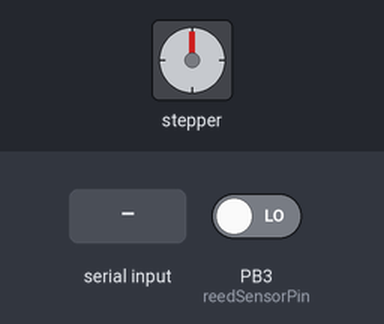
Simulated run of this sketch. Board: ATtiny85, built with avr-gcc and run on an emulated ATtiny85. Parts: stepper motor. The inputs (shaded band) are chosen by the test bench; at power-on: PB3 (reedSensorPin) LOW. Stepper angles assume 200 steps per turn.

Above: at 1.2 s.
1.3 s: "90 45\n" received over the second serial link
At 1.45 s:
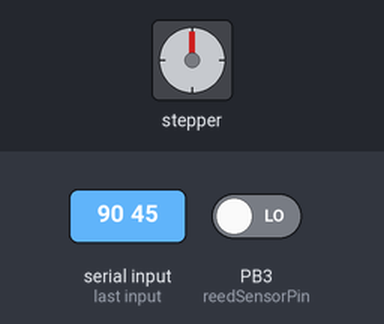
At 2.06 s:
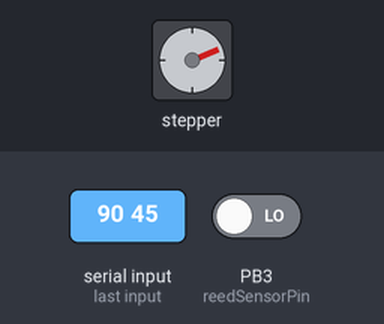
4.3 s: PB3 (reedSensorPin) driven HIGH
At 8.5 s:
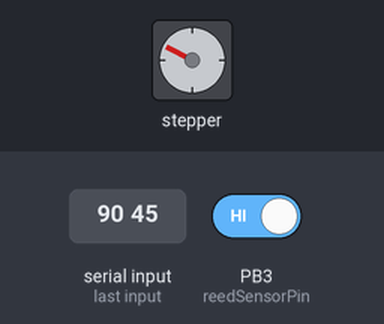
Timing chart, 0 to 10.0 s (numbered marks = the images above; inputs shaded):
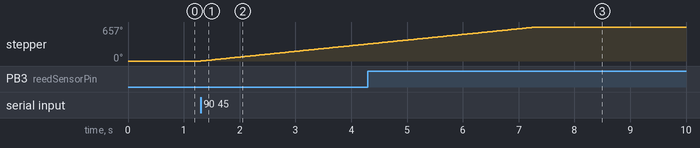

Measured:
- after the input at 1.3 s, stepper: keeps turning clockwise at about 110°/s, starting at once

The sketch:

Sputnik_-_Attiny-4_-_X_intermediate__Network_UART_-_01_.ino
```cpp
/*
  23-2-2018
  Sputnik Spotlight

  Attiny85 @ internal 8mhz clock

  X Stepper UART
  Intermediate ring, controlling rotation


------------Pinout map--------------------
              ____
Reset      5-|°   |-Vcc
Reed    A3=3-|    |-2   Tx       [SCK ]
Stepper2   4-|    |-1   Stepper1 [MISO]
         Gnd-|____|-0   Rx       [MOSI]


*/

#define F_CPU 8000000UL  // 8 MHz

#include <Stepper.h>
#include <SoftwareSerial.h>

// Device identity
int thisDevice = 4;


// Define pins for Serial communication
#define rxPin 0
#define txPin 2

// Start serial
SoftwareSerial sputnikSerial(rxPin, txPin);


// Define steppers outputs
// Ministepper, 5v, is be controlled by L293D driver
#define stepper_COILS_1_2    1   //pin controlling 2 coils of X rotation
#define stepper_COILS_3_4    4
#define MINI_STEPSREVOLUTION    200
#define MINI_SPEED       50     //(RPM)
int stepAngle = 1;     // Adjust this: single steps
float minAngle = 360 / MINI_STEPSREVOLUTION;

// Start stepper control
Stepper XStepper(MINI_STEPSREVOLUTION, stepper_COILS_1_2, stepper_COILS_3_4);


const int stepperOutput1Pin = stepper_COILS_1_2;
const int stepperOutput2Pin = stepper_COILS_3_4;
const int reedSensorPin = 3;

int i, j, device, lastAngle;

const int maxNumberDevices = 7;
volatile int data[maxNumberDevices];

const int tinyBufferLength = 35;  //7 devices * 5 char ( "n:xxx" command )
char tinyBuffer[tinyBufferLength];
String message;

int rythm = 300;
bool newDataHasArrived;
bool messageIsMine;
bool jobToBeDone;
bool angleIsKnown;
int unknownAngle = 0;
bool reedSensorReading;

unsigned long nowMillis, thenMillis;

void setup()
{
  sputnikSerial.begin(2400);

  pinMode(stepperOutput1Pin, OUTPUT);
  pinMode(stepperOutput2Pin, OUTPUT);
  pinMode(reedSensorPin, INPUT);

  XStepper.setSpeed(MINI_SPEED);

}

void loop()
{
  nowMillis = millis();
  // Check new requests
  if (sputnikSerial.available())
  {
    tinyBuffer[i] = sputnikSerial.read();
    if (int(tinyBuffer[i])==13 || int(tinyBuffer[i])==10 )
    { //If Carriage return has been reached
       i= 0;
      for (j=0; j<=tinyBufferLength; j++)
      {
        //  Check if the message is for this device
        // if (int(tinyBuffer[j]) == 48 and int(tinyBuffer[j+1]) == 58)
        // 49 = "1" 58 = ":"
        if (int(tinyBuffer[j]) == (48+thisDevice) and int(tinyBuffer[j+1]) == 58);
        {
          // Ok, this is for me
          messageIsMine = true;
          j++;  // To jump device number
          j++;  // To jump ":" character
        }
        if (messageIsMine)
        {
          if (int(tinyBuffer[j]) == 45     // 45 = "-"
              or j == 16                   // end of buffer
              or tinyBuffer[j] == (char) 0 // empty char
              or tinyBuffer[j] == ' '      // emptied char
              or int(tinyBuffer[j])==13    // carriage
              or int(tinyBuffer[j])==10)   // carriage, eol
          {
            messageIsMine = false;
            newDataHasArrived = true;
          }
          else
          {
            message.concat(String(tinyBuffer[j]));
          }
        }
        tinyBuffer[j] = ' ';
      }
    }
    i++;
  }  //end new request

  // Execute commands
  if (newDataHasArrived)
  {
    jobToBeDone = true;
    message = "";
    data[thisDevice] = message.toInt();
    newDataHasArrived = false;
  }

  if (jobToBeDone)
  {
    if (angleIsKnown == false)
    {
      findXzero();
    }
    if (data[i] < lastAngle)   // Rotate clockwise
    {
      XStepper.step(stepAngle);
      lastAngle = lastAngle - minAngle;
    }
    else                         // Rotate counterclockwise
    {
      XStepper.step(-stepAngle);
      lastAngle = lastAngle + minAngle;
    }
    delay(10);
  }
}


// Rotate clockwise until reed sensor reveals zero position
void findXzero()
{
  while (angleIsKnown == false)
  {
    reedSensorReading = digitalRead(reedSensorPin);
    if (reedSensorReading == true)
    {
      angleIsKnown = true;
      lastAngle = unknownAngle;
    }
    else
    {
      unknownAngle++;
      XStepper.step(stepAngle);
      delay(10);
    }
  }
}
```
